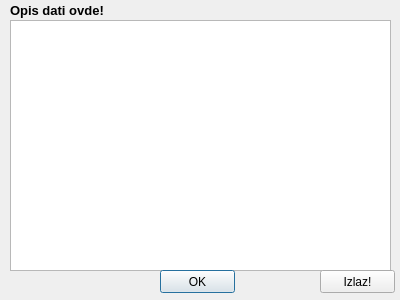
<?xml version="1.0" encoding="UTF-8"?>
<ui version="4.0">
 <class>operacijeDialog</class>
 <widget class="QDialog" name="operacijeDialog">
  <property name="geometry">
   <rect>
    <x>0</x>
    <y>0</y>
    <width>400</width>
    <height>300</height>
   </rect>
  </property>
  <property name="windowTitle">
   <string>Operacije</string>
  </property>
  <widget class="QPlainTextEdit" name="opDialogText">
   <property name="geometry">
    <rect>
     <x>10</x>
     <y>20</y>
     <width>381</width>
     <height>251</height>
    </rect>
   </property>
  </widget>
  <widget class="QPushButton" name="rtgOKButton">
   <property name="geometry">
    <rect>
     <x>160</x>
     <y>270</y>
     <width>75</width>
     <height>23</height>
    </rect>
   </property>
   <property name="text">
    <string>OK</string>
   </property>
  </widget>
  <widget class="QPushButton" name="opIzlaz">
   <property name="geometry">
    <rect>
     <x>320</x>
     <y>270</y>
     <width>75</width>
     <height>23</height>
    </rect>
   </property>
   <property name="text">
    <string>Izlaz!</string>
   </property>
  </widget>
  <widget class="QLabel" name="label_2">
   <property name="geometry">
    <rect>
     <x>10</x>
     <y>0</y>
     <width>261</width>
     <height>21</height>
    </rect>
   </property>
   <property name="font">
    <font>
     <pointsize>10</pointsize>
     <weight>75</weight>
     <bold>true</bold>
    </font>
   </property>
   <property name="text">
    <string>Opis dati ovde!</string>
   </property>
  </widget>
 </widget>
 <resources/>
 <connections/>
</ui>
